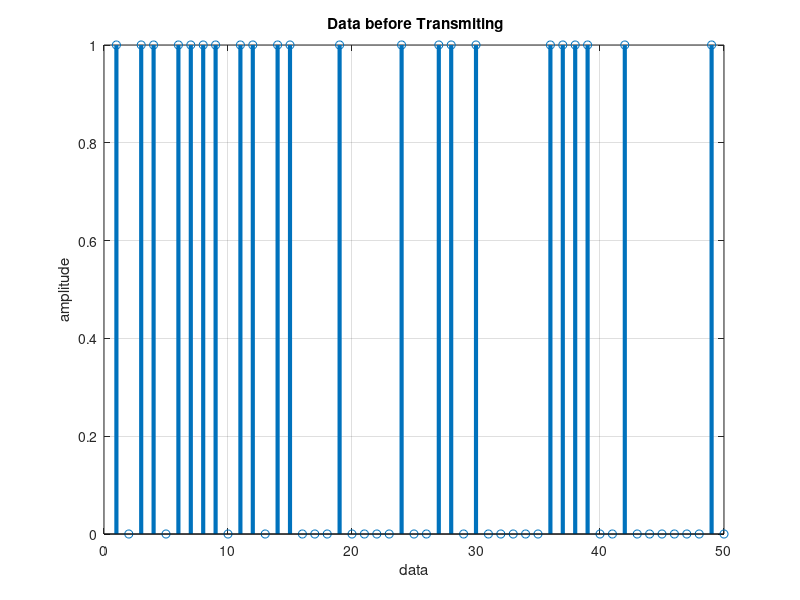

This figure's MATLAB source: (Note: this script raises an error after producing the figure.)
%Matlab Code for Quadrature Phase Shift Keying

clc;
clear all;
close all;

cnt=0;
%data=[0 1 0 1 1 1 0 1 1 1 1 1 0 1]; % information must be of even bit
data = randn(50,1);
for i=1:length(data)
    if data(i)<=0
        data(i)=0;
        %disp("data is: "+data(i));
    elseif data(i)>0
        data(i)=1;
    end
end
%Number_of_bit=1024;
%data=randint(Number_of_bit,1);
figure(1)
stem(data, 'linewidth',3), grid on;
title('  Data before Transmiting ');
xlabel("data");
ylabel("amplitude");
axis([ 0 length(data) 0 1]);
data_NRZ=2*data-1; % Data Represented at NRZ form for QPSK modulation
s_p_data=reshape(data_NRZ,2,length(data)/2);  % S/P convertion of data
br=10.^6; %Let us transmission bit rate  1000000
f=br; % minimum carrier frequency
T=1/br; % bit duration
t=T/99:T/99:T; % Time vector for one bit information

% XXXXXXXXXXXXXXXXXXXXXXX QPSK modulation  XXXXXXXXXXXXXXXXXXXXXXXXXXXXXXXXX
y=[];
y_in=[];
y_qd=[];
y_noise = [];

for i=1:length(data)/2
    y1=s_p_data(1,i)*cos(2*pi*f*t); % inphase component
    %disp("size of y1: "+size(t));
    y2=s_p_data(2,i)*sin(2*pi*f*t) ;% Quadrature component
    y_in=[y_in y1]; % inphase signal vector
    y_qd=[y_qd y2]; %quadrature signal vector
    noise = awgn(i,0,'measured');%s_p_data(1,i)*(sin(2*pi*f*t)+randn(1,99));%((sqrt(0.1)*(randn(1,99)+randn(1,99)))); %noise component
    %disp("size of noise is: "+size(noise));
    y_noise = [y_noise noise]; % noise vector
    y=[y y1+y2+noise]; % modulated signal vector
    %disp(y);
end

disp("size of the noise"+size(y_noise));
Tx_sig=y; % transmitting signal after modulation
tt=T/99:T/99:(T*length(data))/2;
figure(2)
disp("size of tt: "+size(tt));

subplot(4,1,1);
plot(tt,y_in,'linewidth',3), grid on;
title(' wave form for inphase component in QPSK modulation ');
xlabel('time(sec)');
ylabel(' amplitude(volt0)');

subplot(4,1,2);
plot(tt,y_qd,'linewidth',3), grid on;
title(' wave form for Quadrature component in QPSK modulation ');
xlabel('time(sec)');
ylabel(' amplitude(volt0');

subplot(4,1,3);
plot(y_noise,'linewidth',3), grid on;
title(' wave form for noise component in QPSK modulation ');
xlabel('time(sec)');
ylabel(' amplitude(volt0');

subplot(4,1,4);
plot(tt,Tx_sig,'r','linewidth',3), grid on;
title('QPSK modulated signal (sum of inphase and Quadrature phase signal and noise)');
xlabel('time(sec)');
ylabel(' amplitude(volt0');

% XXXXXXXXXXXXXXXXXXXXXXXXXXXX QPSK demodulation XXXXXXXXXXXXXXXXXXXXXXXXXX

Rx_data=[];
Rx_sig=Tx_sig; % Received signal
rx_qd_data=[];
for(i=1:1:length(data)/2)
    %%XXXXXX inphase coherent dector XXXXXXX
    Z_in=Rx_sig((i-1)*length(t)+1:i*length(t)).*cos(2*pi*f*t); 
    % above line indicats multiplication of received & inphase carred signal
    
    Z_in_intg=(trapz(t,Z_in))*(2/T);% integration using trapizodial rule
    if(Z_in_intg>0) % Decession Maker
        Rx_in_data=1;
    else
       Rx_in_data=0; 
    end
    
    %%XXXXXX Quadrature coherent dector XXXXXX
    Z_qd=Rx_sig((i-1)*length(t)+1:i*length(t)).*sin(2*pi*f*t);
    %above line indicat multiplication of received & Quadphase carred signal
    
    Z_qd_intg=(trapz(t,Z_qd))*(2/T);%integration using trapizodial rule
        if (Z_qd_intg>0)% Decession Maker
             Rx_qd_data=1;
        else
            Rx_qd_data=0; 
        end
                
    Rx_data=[Rx_data  Rx_in_data  Rx_qd_data]; % Received Data vector
    rx_qd_data = [rx_qd_data Rx_qd_data];
    
    
end
 disp(Rx_data);
   
disp(length(Rx_data));
for i=1:length(Rx_data)
   if(data(i)~=Rx_data(i))
        cnt = cnt+1;
    end
    disp("data is: "+data(i));
    disp("Receivered data is: "+Rx_data(i));
end%%
figure(3)
stem(Rx_data,'linewidth',2) 
title('Information after Receiveing ');
axis([ 0 length(data) 0 1]), grid on;

disp("cnt is: "+cnt);
disp("len of rx: "+length(Rx_data));
bit_error_probability = (cnt/length(Rx_data));
disp("bit error probabilty is:  "+bit_error_probability);
cnt=0;